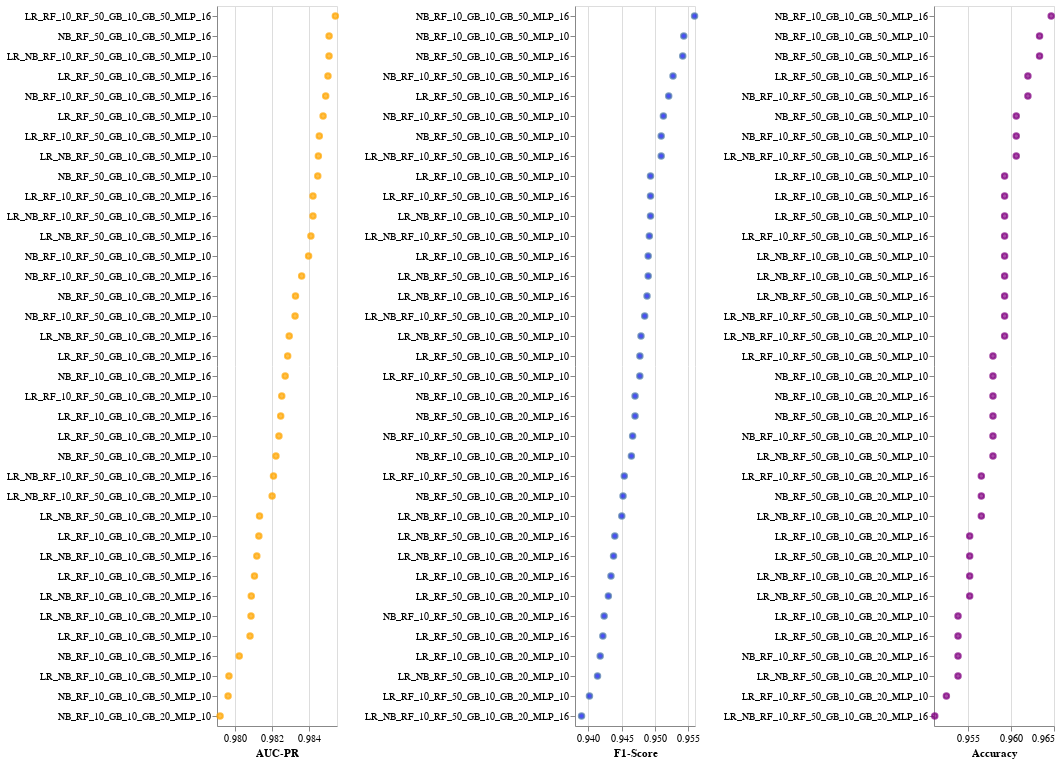

Notebook code for this chart:
### Markdown cell above
## Putting the results together

### Code cell
data = data_single + data_combined

df = pd.DataFrame(data)

f1_chart = alt.Chart(df).mark_point(fill="blue").encode(
    y=alt.Y('Configuration', sort="-x", axis=alt.Axis(title=None)),
    x=alt.X('F1-Score').scale(zero=False)
).properties(width=120)

aucpr_chart = alt.Chart(df).mark_point(fill="orange", stroke="orange").encode(
    y=alt.Y('Configuration', sort="-x", axis=alt.Axis(title=None)),
    x=alt.X('AUC-PR').scale(zero=False)
).properties(width=120)

accuracy_chart = alt.Chart(df).mark_point(fill="purple", stroke="purple").encode(
    y=alt.Y('Configuration', sort="-x", axis=alt.Axis(title=None)),
    x=alt.X('Accuracy').scale(zero=False)
).properties(width=120)
(aucpr_chart | f1_chart | accuracy_chart).configure_axis(labelLimit=1000)

### Figure 1 — Vega-Lite specification as saved in the notebook (floating-point values rounded to 4 significant figures)
{"config": {"view": {"continuousWidth": 300, "continuousHeight": 300}, "axis": {"labelLimit": 1000}}, "hconcat": [{"mark": {"type": "point", "fill": "orange", "stroke": "orange"}, "encoding": {"x": {"field": "AUC-PR", "scale": {"zero": false}, "type": "quantitative"}, "y": {"axis": {"title": null}, "field": "Configuration", "sort": "-x", "type": "nominal"}}, "width": 120}, {"mark": {"type": "point", "fill": "blue"}, "encoding": {"x": {"field": "F1-Score", "scale": {"zero": false}, "type": "quantitative"}, "y": {"axis": {"title": null}, "field": "Configuration", "sort": "-x", "type": "nominal"}}, "width": 120}, {"mark": {"type": "point", "fill": "purple", "stroke": "purple"}, "encoding": {"x": {"field": "Accuracy", "scale": {"zero": false}, "type": "quantitative"}, "y": {"axis": {"title": null}, "field": "Configuration", "sort": "-x", "type": "nominal"}}, "width": 120}], "data": {"name": "data-e557ea01cca0cd5a7dceba234343e9d6"}, "$schema": "https://vega.github.io/schema/vega-lite/v5.8.0.json", "datasets": {"data-e557ea01cca0cd5a7dceba234343e9d6": [{"F1-Score": 0.9493, "AUC-PR": 0.9808, "Accuracy": 0.9592, "Configuration": "LR_RF_10_GB_10_GB_50_MLP_10"}, {"F1-Score": 0.949, "AUC-PR": 0.981, "Accuracy": 0.9592, "Configuration": "LR_RF_10_GB_10_GB_50_MLP_16"}, {"F1-Score": 0.9418, "AUC-PR": 0.9813, "Accuracy": 0.9538, "Configuration": "LR_RF_10_GB_10_GB_20_MLP_10"}, {"F1-Score": 0.9434, "AUC-PR": 0.9825, "Accuracy": 0.9552, "Configuration": "LR_RF_10_GB_10_GB_20_MLP_16"}, {"F1-Score": 0.9477, "AUC-PR": 0.9847, "Accuracy": 0.9592, "Configuration": "LR_RF_50_GB_10_GB_50_MLP_10"}, {"F1-Score": 0.9521, "AUC-PR": 0.985, "Accuracy": 0.962, "Configuration": "LR_RF_50_GB_10_GB_50_MLP_16"}, {"F1-Score": 0.943, "AUC-PR": 0.9824, "Accuracy": 0.9552, "Configuration": "LR_RF_50_GB_10_GB_20_MLP_10"}, {"F1-Score": 0.9422, "AUC-PR": 0.9828, "Accuracy": 0.9538, "Configuration": "LR_RF_50_GB_10_GB_20_MLP_16"}, {"F1-Score": 0.9477, "AUC-PR": 0.9845, "Accuracy": 0.9579, "Configuration": "LR_RF_10_RF_50_GB_10_GB_50_MLP_10"}, {"F1-Score": 0.9493, "AUC-PR": 0.9854, "Accuracy": 0.9592, "Configuration": "LR_RF_10_RF_50_GB_10_GB_50_MLP_16"}, {"F1-Score": 0.9402, "AUC-PR": 0.9825, "Accuracy": 0.9524, "Configuration": "LR_RF_10_RF_50_GB_10_GB_20_MLP_10"}, {"F1-Score": 0.9454, "AUC-PR": 0.9842, "Accuracy": 0.9565, "Configuration": "LR_RF_10_RF_50_GB_10_GB_20_MLP_16"}, {"F1-Score": 0.9543, "AUC-PR": 0.9796, "Accuracy": 0.9633, "Configuration": "NB_RF_10_GB_10_GB_50_MLP_10"}, {"F1-Score": 0.9559, "AUC-PR": 0.9802, "Accuracy": 0.9647, "Configuration": "NB_RF_10_GB_10_GB_50_MLP_16"}, {"F1-Score": 0.9465, "AUC-PR": 0.9792, "Accuracy": 0.9579, "Configuration": "NB_RF_10_GB_10_GB_20_MLP_10"}, {"F1-Score": 0.947, "AUC-PR": 0.9827, "Accuracy": 0.9579, "Configuration": "NB_RF_10_GB_10_GB_20_MLP_16"}, {"F1-Score": 0.9509, "AUC-PR": 0.9845, "Accuracy": 0.9606, "Configuration": "NB_RF_50_GB_10_GB_50_MLP_10"}, {"F1-Score": 0.9542, "AUC-PR": 0.9851, "Accuracy": 0.9633, "Configuration": "NB_RF_50_GB_10_GB_50_MLP_16"}, {"F1-Score": 0.9452, "AUC-PR": 0.9822, "Accuracy": 0.9565, "Configuration": "NB_RF_50_GB_10_GB_20_MLP_10"}, {"F1-Score": 0.947, "AUC-PR": 0.9833, "Accuracy": 0.9579, "Configuration": "NB_RF_50_GB_10_GB_20_MLP_16"}, {"F1-Score": 0.9513, "AUC-PR": 0.984, "Accuracy": 0.9606, "Configuration": "NB_RF_10_RF_50_GB_10_GB_50_MLP_10"}, {"F1-Score": 0.9527, "AUC-PR": 0.9849, "Accuracy": 0.962, "Configuration": "NB_RF_10_RF_50_GB_10_GB_50_MLP_16"}, {"F1-Score": 0.9466, "AUC-PR": 0.9832, "Accuracy": 0.9579, "Configuration": "NB_RF_10_RF_50_GB_10_GB_20_MLP_10"}, {"F1-Score": 0.9424, "AUC-PR": 0.9836, "Accuracy": 0.9538, "Configuration": "NB_RF_10_RF_50_GB_10_GB_20_MLP_16"}, {"F1-Score": 0.9493, "AUC-PR": 0.9796, "Accuracy": 0.9592, "Configuration": "LR_NB_RF_10_GB_10_GB_50_MLP_10"}, {"F1-Score": 0.9488, "AUC-PR": 0.9812, "Accuracy": 0.9592, "Configuration": "LR_NB_RF_10_GB_10_GB_50_MLP_16"}, {"F1-Score": 0.945, "AUC-PR": 0.9808, "Accuracy": 0.9565, "Configuration": "LR_NB_RF_10_GB_10_GB_20_MLP_10"}, {"F1-Score": 0.9438, "AUC-PR": 0.9809, "Accuracy": 0.9552, "Configuration": "LR_NB_RF_10_GB_10_GB_20_MLP_16"}, {"F1-Score": 0.9479, "AUC-PR": 0.9845, "Accuracy": 0.9579, "Configuration": "LR_NB_RF_50_GB_10_GB_50_MLP_10"}, {"F1-Score": 0.949, "AUC-PR": 0.9841, "Accuracy": 0.9592, "Configuration": "LR_NB_RF_50_GB_10_GB_50_MLP_16"}, {"F1-Score": 0.9414, "AUC-PR": 0.9813, "Accuracy": 0.9538, "Configuration": "LR_NB_RF_50_GB_10_GB_20_MLP_10"}, {"F1-Score": 0.944, "AUC-PR": 0.9829, "Accuracy": 0.9552, "Configuration": "LR_NB_RF_50_GB_10_GB_20_MLP_16"}, {"F1-Score": 0.9492, "AUC-PR": 0.9851, "Accuracy": 0.9592, "Configuration": "LR_NB_RF_10_RF_50_GB_10_GB_50_MLP_10"}, {"F1-Score": 0.9509, "AUC-PR": 0.9842, "Accuracy": 0.9606, "Configuration": "LR_NB_RF_10_RF_50_GB_10_GB_50_MLP_16"}, {"F1-Score": 0.9485, "AUC-PR": 0.982, "Accuracy": 0.9592, "Configuration": "LR_NB_RF_10_RF_50_GB_10_GB_20_MLP_10"}, {"F1-Score": 0.939, "AUC-PR": 0.9821, "Accuracy": 0.9511, "Configuration": "LR_NB_RF_10_RF_50_GB_10_GB_20_MLP_16"}]}}
